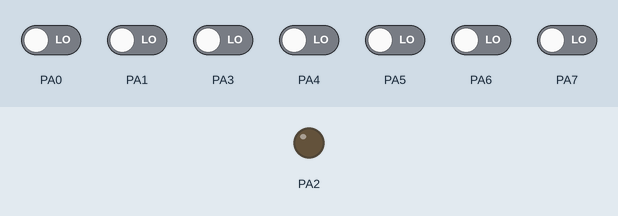
Simulated run of this program. Board: ATmega16, built with avr-gcc and emulated at 10 MHz. Shown: output pins drawn as LEDs (lit = HIGH). Inputs (shaded band) come from the test bench; at power-on: PA0, PA1, PA3–7 LOW.

Above: at 1.2 s.
1.3 s: PA0 driven HIGH
At 2.0 s:
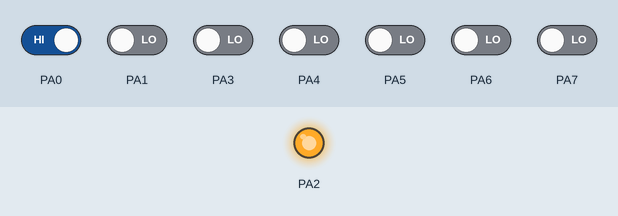
Timing chart, 0 to 4.3 s (numbered marks = the images above; inputs shaded):
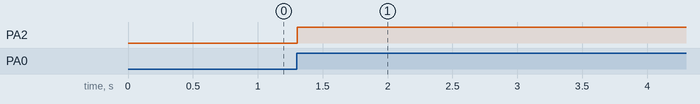

Measured:
- after the input at 1.3 s, PA2: LOW → HIGH at once

The program:

main.c
```c
/*
 * HRY_411_Project9.c
 *
 * Created: 17/12/2020
 * Dimitris Ntounetas
 * AM:2016030141
 */

/*
	Switch debouncing with polling and a Timer
	The logic here is that by polling the switch,
	if the switch has the same values in A and A'
	for 10 consecutive times, then we are pretty sure
	that its value is stable and we output it.
*/

#include <avr/io.h>
#include <avr/interrupt.h>
#include "Declarations.h"


//	Switch A is PORTA bit 0 and Switch A' is PORTA bit 1
//	Pointer Creations

// 2 bits for switch checking
volatile uint8_t *switch1 = (uint8_t *)0x0090;
volatile uint8_t *prev = (uint8_t *)0x0091;
volatile uint8_t *count = (uint8_t *)0x0092;

void CTC_Timer_Interrupt(){

// 	bit 0 = A and bit 1 = A'
	*switch1 = (PINA&(1<<PA0))|(PINA&(1<<PA1));

//	if both switch values are the same reset counter
	if ((*switch1 == 3) || (*switch1 == 0))
	{
		*count = 0;
	}
//	if both switch values are the same start counting
	if (((*switch1 == 1)||(*switch1 == 2))&&(*prev == *switch1)){
		*count +=1;
	}
//	if for 10 consecutive times we have the same values then the switch is stable
	if (*count == 10)
	{
		// Output the correct output in PORTA bit 2 including previous values of PORTA.
		PORTA= ((PINA&(1<<PA0)) << PA2);

		*count = 0;
	}
//	Save the switch values to evaluate next time
	*prev = *switch1;
	return;
}
// Interrupt Service Routines
ISR(TIMER1_COMPA_vect)
{
	CTC_Timer_Interrupt();
}
void initPorts(){

// 	Ports Initialization
	DDRA = 0b00000100;	//Port A Initialization: bit 2 as output and the others as inputs

//	Enable Compare Interrupt
	TIMSK = (1<<OCIE1A);
// 	Compare Register gets value of 625 for 0.5 ms
	OCR1AH = HIGH(LoopValue);
	OCR1AL = LOW(LoopValue);
//	Prescale 1/8 and CTC mode
	TCCR1B = (1<<CS11)|(1<<WGM12);
	*switch1 = 0b00000000;
	*switch1 = 0b00000000;
}
void initialisation(void){

//	Chip Initializations
	initPorts();
	sei();
}
int main(void)
{
   initialisation();
    while (1)
    {
    }
}
```

Declarations.h
```c
#ifndef INCFILE1_H_
#define INCFILE1_H_

// Upper and Lower Byte Declarations
#define HIGH(x)  ((x) >> 8)
#define LOW(x)  ((x) & 0xFF)
// Values
#define	LoopValue 625	// Loops to count for 0.5ms with 10MHz clock
#define	F_CLK 10000000	// 10 MHz clock Freq
#define	baud 9600		// Baud Rate
#define	UBRRValue F_CLK/16/baud- 1 // UBRR calculation According to Data sheet

// ASCII Values
#define ASCII_1 0b00110001
#define ASCII_2 0b00110010
#define ASCII_3 0b00110011
#define	ASCII_LF 0b00001010
#define	ASCII_CR 0b00001101
#define	ASCII_A 0b01000001
#define	ASCII_C 0b01000011
#define	ASCII_K 0b01001011
#define	ASCII_N 0b01001110
#define	ASCII_O 0b01001111
#define ASCII_Q 0b01010001
#define ASCII_R 0b01010010
#define ASCII_S 0b01010011
#define	ASCII_T 0b01010100

#endif /* INCFILE1_H_ */
```
